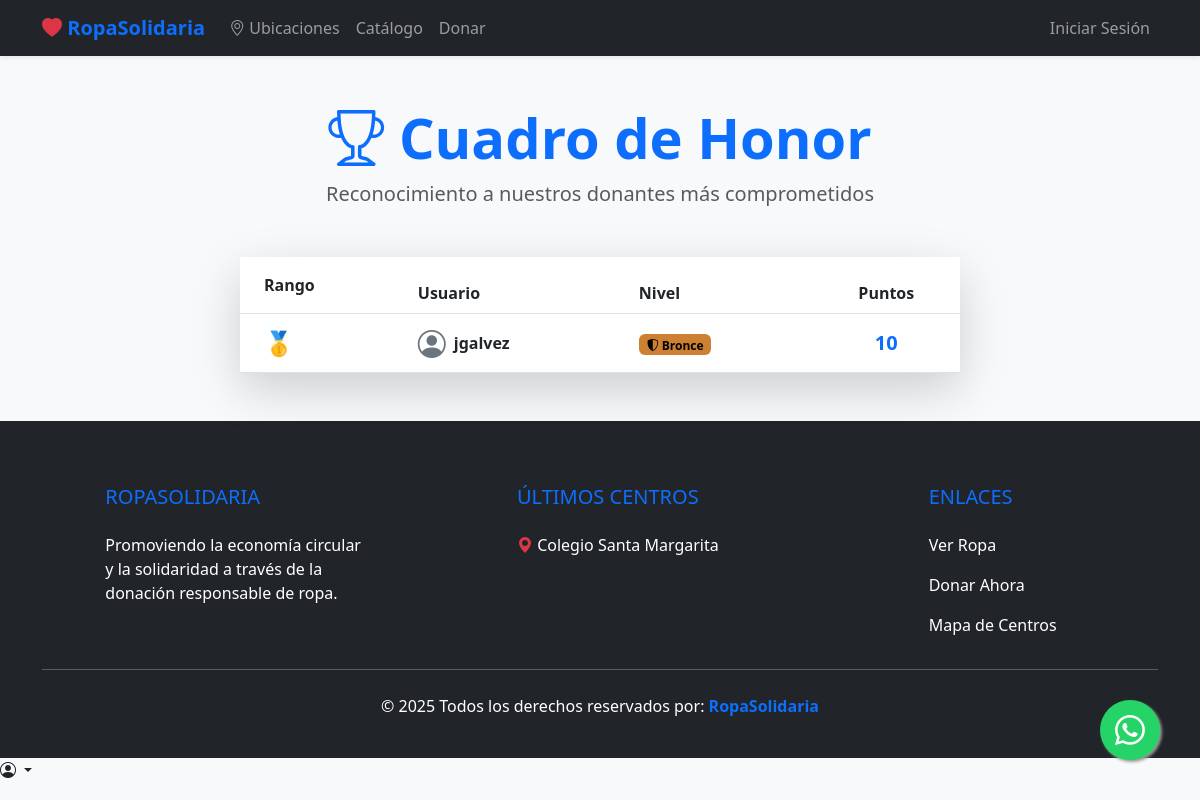
Page /leaderboard/ on the committed database.
### donaciones/models.py (models this page shows, shortened)
class Perfil(models.Model):
    user = models.OneToOneField(User, on_delete=models.CASCADE)
    puntos = models.IntegerField(default=0)
    centros = models.ManyToManyField(CentroAcopio, related_name="usuarios")
    logros = models.ManyToManyField(Logro, blank=True)
    def get_nivel(self):
        if self.puntos < 50:
            return {'nombre': 'Bronce', 'color': '#cd7f32', 'icon': 'bi-shield-shaded'}
        elif self.puntos < 150:
            return {'nombre': 'Plata', 'color': '#c0c0c0', 'icon': 'bi-shield-fill'}
        else:
            return {'nombre': 'Oro', 'color': '#ffd700', 'icon': 'bi-trophy-fill'}

class CentroAcopio(models.Model):
    nombre = models.CharField(max_length=100)
    direccion = models.CharField(max_length=200)
    google_maps_link = models.TextField(blank=True)
    capacidad_maxima = models.IntegerField(default=50, help_text="Máximo de prendas que puede almacenar")
    en_vacaciones = models.BooleanField(default=False, help_text="Marcar si el centro está cerrado temporalmente")

### donaciones/views.py (the view)
# urls.py: path('leaderboard/', views.leaderboard, name='leaderboard'), # Nueva URL para el ranking
def leaderboard(request):
    top_usuarios = Perfil.objects.select_related('user').order_by('-puntos')[:10]
    return render(request, 'donaciones/leaderboard.html', {
        'top_usuarios': top_usuarios
    })

### donaciones/context_processors.py (called while the page is built)
def global_context(request):
    return {
        'ultimos_centros_footer': CentroAcopio.objects.order_by('-id')[:3],
        'alertas_criticas': 0 # (tu lógica de alertas aquí)
    }

def footer_data(request):
    ultimos_centros = CentroAcopio.objects.order_by('-id')[:3]
    alertas_criticas = 0
    if request.user.is_authenticated and request.user.is_staff:
        hoy = timezone.now().date()
        alertas_criticas = Prenda.objects.filter(
            validada=False,
            fecha_entrega__lt=hoy
        ).count()
    return {
        'ultimos_centros_footer': Prenda.objects.order_by('-id')[:3], # ejemplo
        'alertas_criticas': alertas_criticas
    }

### donaciones/templates/donaciones/leaderboard.html
{% extends 'base.html' %}
{% block content %}
<div class="container mt-5">
    <div class="text-center mb-5">
        <h1 class="display-4 fw-bold text-primary"><i class="bi bi-trophy"></i> Cuadro de Honor</h1>
        <p class="lead text-muted">Reconocimiento a nuestros donantes más comprometidos</p>
    </div>
    <div class="row justify-content-center">
        <div class="col-md-8">
            <div class="card shadow-lg border-0">
                <div class="table-responsive">
                    <table class="table table-hover align-middle mb-0">
                        <thead class="bg-primary text-white">
                            <tr>
                                <th class="py-3 ps-4">Rango</th>
                                <th>Usuario</th>
                                <th>Nivel</th>
                                <th class="text-center">Puntos</th>
                            </tr>
                        </thead>
                        <tbody>
                            {% for perfil in top_usuarios %}
                            <tr>
                                <td class="ps-4">
                                    {% if forloop.counter == 1 %}
                                        <span class="fs-4">🥇</span>
                                    {% elif forloop.counter == 2 %}
                                        <span class="fs-4">🥈</span>
                                    {% elif forloop.counter == 3 %}
                                        <span class="fs-4">🥉</span>
                                    {% else %}
                                        <span class="fw-bold text-muted ms-2">{{ forloop.counter }}</span>
                                    {% endif %}
                                </td>
                                <td>
                                    <div class="d-flex align-items-center">
                                        <i class="bi bi-person-circle fs-3 me-2 text-secondary"></i>
                                        <span class="fw-bold">{{ perfil.user.username }}</span>
                                    </div>
                                </td>
                                <td>
                                    <span class="badge" style="background-color: {{ perfil.get_nivel.color }}; color: #000;">
                                        <i class="bi {{ perfil.get_nivel.icon }}"></i> {{ perfil.get_nivel.nombre }}
                                    </span>
                                </td>
                                <td class="text-center fw-bold text-primary fs-5">
                                    {{ perfil.puntos }}
                                </td>
                            </tr>
                            {% endfor %}
                        </tbody>
                    </table>
                </div>
            </div>
        </div>
    </div>
</div>
{% endblock %}

### templates/base.html (shortened to what this page needs)
<!DOCTYPE html>
<html lang="es">
<head>
    <link href="https://cdn.jsdelivr.net/npm/bootstrap@5.3.0/dist/css/bootstrap.min.css" rel="stylesheet">
    <link rel="stylesheet" href="https://cdn.jsdelivr.net/npm/bootstrap-icons@1.10.0/font/bootstrap-icons.css">
</head>
<body>
<nav class="navbar navbar-expand-lg navbar-dark bg-dark shadow-sm">
    <div class="container">
        <a class="navbar-brand" href="/"><i class="bi bi-heart-fill text-danger"></i> RopaSolidaria</a>
        <div class="collapse navbar-collapse" id="navbarNav">
            <ul class="navbar-nav me-auto">
				<li class="nav-item"><a class="nav-link" href="{% url 'centros' %}"><i class="bi bi-geo-alt"></i> Ubicaciones</a>
                <li class="nav-item"><a class="nav-link" href="{% url 'catalogo' %}">Catálogo</a></li>
                <li class="nav-item"><a class="nav-link" href="{% url 'donar' %}">Donar</a></li>
</li>
            </ul>
            <ul class="navbar-nav ms-auto">
                {% if user.is_authenticated %}
                    <li class="nav-item d-flex align-items-center me-3">
                        <span class="badge bg-primary">Puntos: {{ user.perfil.puntos }}</span>
                    </li>
					<li class="nav-item d-flex align-items-center me-2">
						<span class="badge shadow-sm" style="background-color: {{ user.perfil.get_nivel.color }}; color: #000;">
							<i class="bi {{ user.perfil.get_nivel.icon }}"></i> {{ user.perfil.get_nivel.nombre }}
						</span>
					</li>
					<li class="nav-item d-flex align-items-center me-3">
						<span class="badge bg-dark border border-secondary">{{ user.perfil.puntos }} Puntos</span>
					</li>
					<li class="nav-item">
						<a class="nav-link" href="{% url 'leaderboard' %}"><i class="bi bi-award"></i> Ranking</a>
					</li>
					<div class="dropdown">
					  <a class="nav-link dropdown-toggle" href="#" id="userMenu" data-bs-toggle="dropdown">
						{{ user.username }}
					  </a>
					  <ul class="dropdown-menu dropdown-menu-end">
						<li><a class="dropdown-item" href="{% url 'historial' %}">Mi Historial</a></li>
						{% if user.is_staff %}
							<li><hr class="dropdown-divider"></li>
							<li class="dropdown-header text-uppercase small fw-bold">Gestión Staff</li>
							<li><a class="dropdown-item" href="{% url 'admin_dashboard' %}"><i class="bi bi-speedometer2 me-2"></i> Dashboard</a></li>
							<li><a class="dropdown-item" href="{% url 'buscar_usuarios' %}"><i class="bi bi-people me-2"></i> Usuarios</a></li>
							<li><a class="dropdown-item" href="{% url 'calendario_logistico' %}"><i class="bi bi-calendar3 me-2"></i> Calendario</a></li>
						{% endif %}
						<li><hr class="dropdown-divider"></li>
						<li>
							<form action="{% url 'logout' %}" method="post">
								{% csrf_token %}
								<button type="submit" class="dropdown-item">Cerrar Sesión</button>
							</form>
						</li>
					  </ul>
					</div>
                {% else %}
                    <li class="nav-item"><a class="nav-link" href="{% url 'login' %}">Iniciar Sesión</a></li>
                {% endif %}
            </ul>
        </div>
    </div>
</nav>
<main class="container my-4">
    {% block content %}
    {% endblock %}
</main>
<footer class="bg-dark text-white pt-5 pb-4 mt-5">
    <div class="container text-center text-md-start">
        <div class="row">
            <div class="col-md-4 col-lg-4 col-xl-3 mx-auto mt-3">
                <h5 class="text-uppercase mb-4 font-weight-bold text-primary">RopaSolidaria</h5>
                <p>Promoviendo la economía circular y la solidaridad a través de la donación responsable de ropa.</p>
            </div>
            <div class="col-md-4 col-lg-3 col-xl-3 mx-auto mt-3">
                <h5 class="text-uppercase mb-4 font-weight-bold text-primary">Últimos Centros</h5>
                {% for centro in ultimos_centros_footer %}
                <p>
                    <i class="bi bi-geo-alt-fill text-danger"></i> {{ centro.nombre }}
                </p>
                {% empty %}
                <p class="text-muted">No hay centros registrados.</p>
                {% endfor %}
            </div>
            <div class="col-md-3 col-lg-2 col-xl-2 mx-auto mt-3">
                <h5 class="text-uppercase mb-4 font-weight-bold text-primary">Enlaces</h5>
                <p><a href="{% url 'catalogo' %}" class="text-white text-decoration-none">Ver Ropa</a></p>
                <p><a href="{% url 'donar' %}" class="text-white text-decoration-none">Donar Ahora</a></p>
                <p><a href="{% url 'centros' %}" class="text-white text-decoration-none">Mapa de Centros</a></p>
            </div>
        </div>
        <hr class="mb-4">
        <div class="row align-items-center">
            <div class="col-md-12 text-center">
                <p>© 2025 Todos los derechos reservados por:
                    <a href="#" class="text-decoration-none"><strong class="text-primary">RopaSolidaria</strong></a>
                </p>
            </div>
        </div>
    </div>
</footer>
<div class="toast-container position-fixed bottom-0 end-0 p-3">
</div>
<a href="https://wa.me/56912345678?text=Hola!%20Tengo%20una%20duda%20sobre%20RopaSolidaria"
   class="whatsapp-float" target="_blank">
    <i class="bi bi-whatsapp"></i>
</a>
<div class="dropdown">
  <a class="nav-link dropdown-toggle" href="#" role="button" data-bs-toggle="dropdown" aria-expanded="false">
    <i class="bi bi-person-circle"></i> {{ user.username }}
  </a>
</div>
</body>
</html>

### templates/base.html (style rules this page uses)
body { background-color: #f8f9fa; }
.navbar-brand { font-weight: bold; color: #0d6efd; }
.whatsapp-float { position: fixed; width: 60px; height: 60px; bottom: 40px; right: 40px; background-color: #25d366; color: #FFF; border-radius: 50px; text-align: center; font-size: 30px; box-shadow: 2px 2px 3px #999; z-index: 1000; display: flex; align-items: center; justify-content: center; transition: all 0.3s ease; }

### rows in the picture
Perfil: user.username "jgalvez", get_nivel.nombre "Bronce", puntos "10"
CentroAcopio: nombre "Colegio Santa Margarita"
